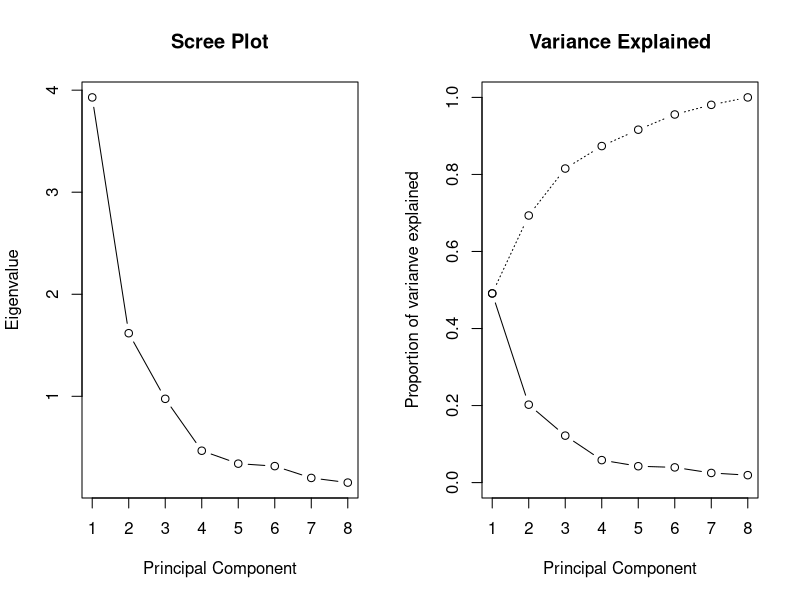
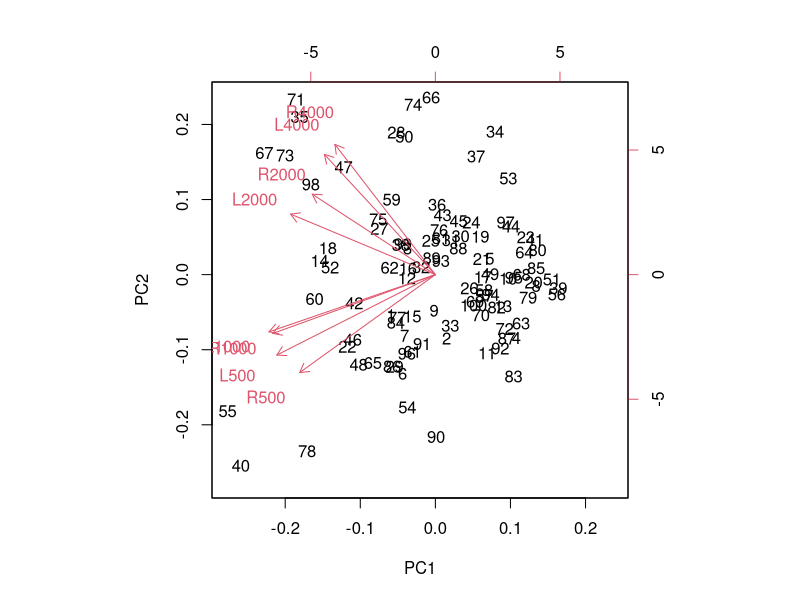
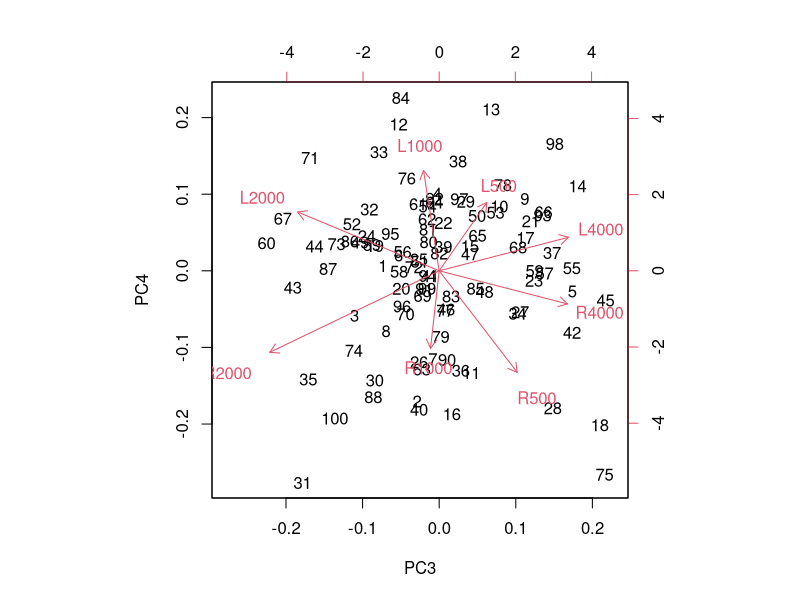
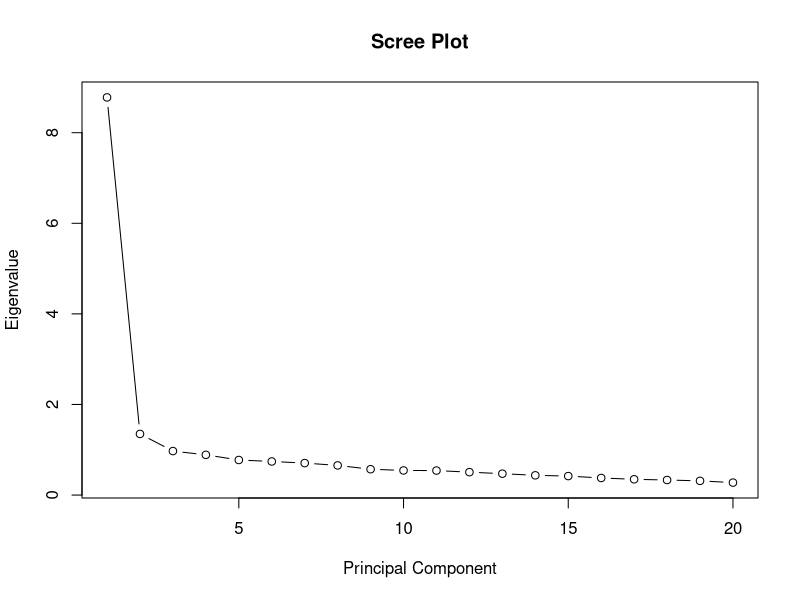
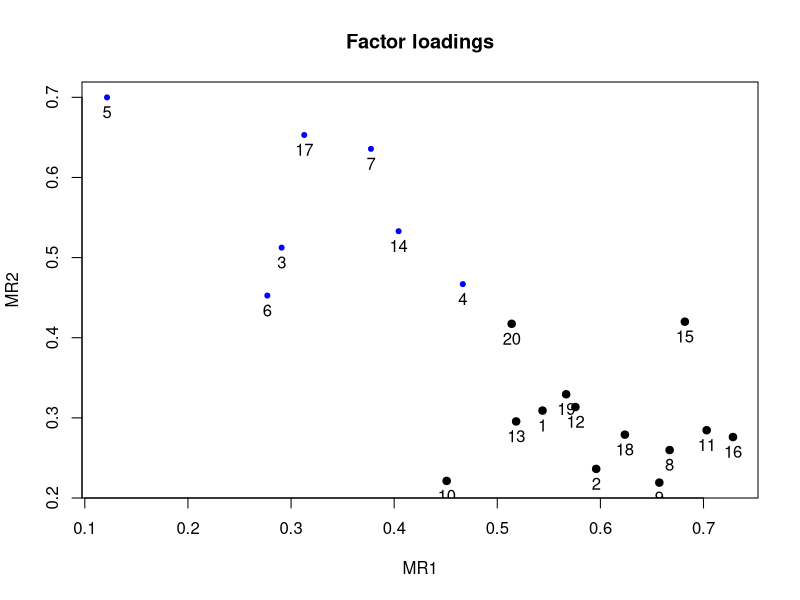
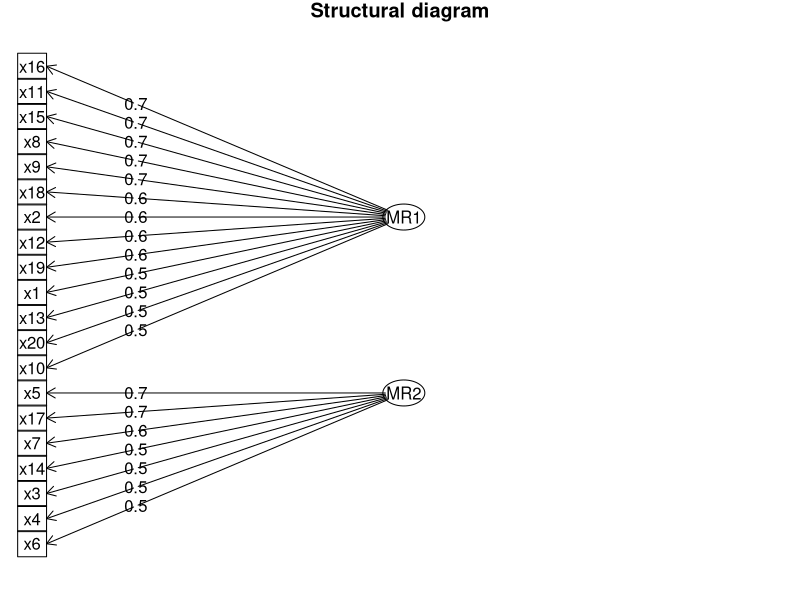

These charts were generated, in order, by the following R code:
## ---- chunk 1
drugs <-read.delim("data/drugsrecovery.txt", header = TRUE, sep="",dec = ".")
sub_drugs <- subset(drugs, select = -c(ID)) 
sub_drugs <- data.frame(sub_drugs)
str(sub_drugs)

## ---- chunk 2

pr.out <- prcomp(sub_drugs, scale = TRUE)
summary(pr.out)
## ---- chunk 3
# Eigenvalues
eval <- pr.out$sdev^2
# First two eigenvalues are bigger than one
## ---- chunk 4
# Eigenvectors
evec <- pr.out$rotation
## ---- chunk 5
# Standard deviations and proportion of variance
summary(pr.out)
# First two principal components explain 69.34% of the variance
## ---- chunk 6
# Scree Plot
par(mfrow = c(1,2))
plot(eval, xlab = "Principal Component", ylab = "Eigenvalue",
     type = "b", main = "Scree Plot")
## ---- chunk 7
# Variance Explained Plot
prop_varex <- eval / sum(eval)
plot(prop_varex, xlab = "Principal Component", ylab = "Proportion of varianve explained",
     type = "b", main = "Variance Explained", ylim = c(0,1))
lines(cumsum(prop_varex), type = "b", lty = 3)
par(mfrow = c(1,1))
## ---- chunk 8
# Correlation coefficients between PC's and initial variables
varnames <- names(drugs)[2:ncol(drugs)]
corrcoef <- matrix(nrow = 2, ncol = ncol(drugs)-1, byrow = T)
colnames(corrcoef) <- varnames
rownames(corrcoef) <- c("PC1", "PC2")

for( n in 1:length(rownames(corrcoef)) ){
  for( m in 1:nrow(evec) ){
    corrcoef[n,m] <- evec[m,n] * sqrt(eval)[n]
  }
}
corrcoef

# First principal component is significantly negatively correlated
# with all variables
# Second component discriminates between L2000, L4000, R2000, R4000 on one hand
# (high dose) and L500, L1000, R500 and R1000 on the other hand (low dose)
## ---- chunk 9
biplot(pr.out)
biplot(pr.out, choices = c(3,4))

## ---- chunk 10
#knitr::opts_chunk$set(echo = TRUE)
## ---- chunk 11
library(psych)

corr <-read.delim("data/screening.txt", header = TRUE, sep="",dec = ".", skipNul = FALSE)
corr <- subset(corr, select = -c(X_name_)) 

m <- matrix(NA,20,20)
m[lower.tri(m,diag=TRUE)] <- 1:10

makeSymm <- function(m) {
   m[upper.tri(m)] <- t(m)[upper.tri(m)]
   return(m)
}

corr <- makeSymm(corr)
## ---- chunk 12
# Perform Kaiser's MSA to evaluate appropriateness of data
KMO(corr)
# Kaiser MSA = 0.95 > 0.8 --> appropriate data
## ---- chunk 13
# Define the amount of factors
eval <- eigen(corr)$values
plot(eval, xlab = "Principal Component", ylab = "Eigenvalue",
     type = "b", main = "Scree Plot")
# Choose 2 factors

# CHECK USING HORNS

# Perform Factor Analysis
fa.out <- fa(r = corr, nfactors = 2, rotate = "varimax")
fa.out

## ---- chunk 14
# Plot of factor loadings
plot(fa.out, title = "Factor loadings")
## ---- chunk 15
# Structural diagram
fa.diagram(fa.out, main = "Structural diagram")
